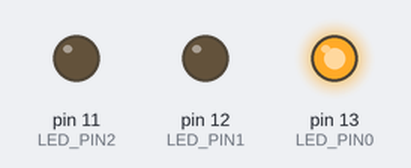
Bench run of a sketch on a simulated Arduino Uno, built with avr-gcc and run on an emulated ATmega328P. Parts: output pins drawn as LEDs (lit = HIGH).

Above: at 0.7 s.
At 2.2 s:
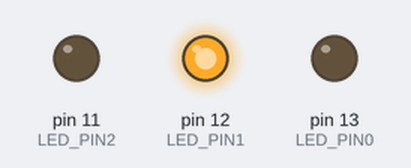
At 3.7 s:
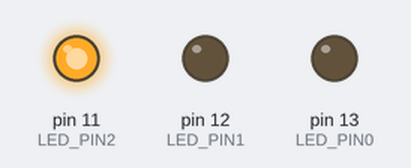
Timing chart, 0 to 5.9 s (numbered marks = the images above):
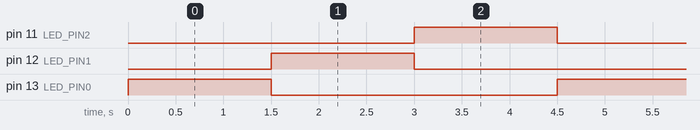

Measured:
- by itself, pin 11 (LED_PIN2), pin 12 (LED_PIN1), pin 13 (LED_PIN0): alternates HIGH for 1.5 s and LOW for 3.0 s
- by itself, everything shown: repeats every 4.5 s, in 4 steps

The sketch:

Ejercicio1.ino
```cpp
#define LED_PIN0 13
#define LED_PIN1 12
#define LED_PIN2 11

void setup()
{
  pinMode(LED_PIN0, OUTPUT);
    pinMode(LED_PIN1, OUTPUT);
    pinMode(LED_PIN2, OUTPUT);
}

void loop()
{
    digitalWrite(LED_PIN0, HIGH);
    delay(1500);
  digitalWrite(LED_PIN0, LOW);
    digitalWrite(LED_PIN1, HIGH);
    delay(1500);
  digitalWrite(LED_PIN1, LOW);
    digitalWrite(LED_PIN2, HIGH);
    delay(1500);
    digitalWrite(LED_PIN2, LOW);
}
```
